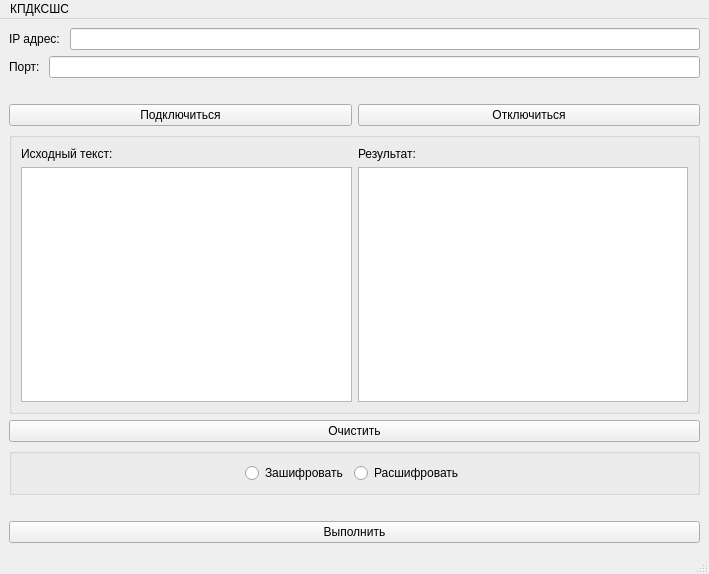
<?xml version="1.0" encoding="UTF-8"?>
<ui version="4.0">
 <class>MainWindow</class>
 <widget class="QMainWindow" name="MainWindow">
  <property name="geometry">
   <rect>
    <x>0</x>
    <y>0</y>
    <width>709</width>
    <height>574</height>
   </rect>
  </property>
  <property name="windowTitle">
   <string>MainWindow</string>
  </property>
  <widget class="QWidget" name="centralwidget">
   <layout class="QGridLayout" name="gridLayout">
    <item row="1" column="0">
     <layout class="QVBoxLayout" name="verticalLayout_6">
      <item>
       <widget class="QGroupBox" name="groupBox">
        <property name="title">
         <string/>
        </property>
        <layout class="QHBoxLayout" name="horizontalLayout_7">
         <item>
          <layout class="QVBoxLayout" name="verticalLayout_3">
           <item>
            <widget class="QLabel" name="label_original_text">
             <property name="text">
              <string>Исходный текст: </string>
             </property>
            </widget>
           </item>
           <item>
            <widget class="QPlainTextEdit" name="plainTextEdit_original_text"/>
           </item>
          </layout>
         </item>
         <item>
          <layout class="QVBoxLayout" name="verticalLayout_4">
           <item>
            <widget class="QLabel" name="label_result">
             <property name="text">
              <string>Результат: </string>
             </property>
            </widget>
           </item>
           <item>
            <widget class="QPlainTextEdit" name="plainTextEdit_result">
             <property name="readOnly">
              <bool>true</bool>
             </property>
            </widget>
           </item>
          </layout>
         </item>
        </layout>
       </widget>
      </item>
      <item>
       <widget class="QPushButton" name="pushButton_Clear">
        <property name="text">
         <string>Очистить</string>
        </property>
       </widget>
      </item>
      <item>
       <layout class="QVBoxLayout" name="verticalLayout_5">
        <item>
         <widget class="QGroupBox" name="groupBox_2">
          <property name="title">
           <string/>
          </property>
          <layout class="QHBoxLayout" name="horizontalLayout_8">
           <item>
            <spacer name="horizontalSpacer">
             <property name="orientation">
              <enum>Qt::Orientation::Horizontal</enum>
             </property>
             <property name="sizeHint" stdset="0">
              <size>
               <width>40</width>
               <height>20</height>
              </size>
             </property>
            </spacer>
           </item>
           <item>
            <widget class="QRadioButton" name="radioButton_Encrypt">
             <property name="text">
              <string>Зашифровать</string>
             </property>
            </widget>
           </item>
           <item>
            <widget class="QRadioButton" name="radioButton_Decrypt">
             <property name="text">
              <string>Расшифровать</string>
             </property>
            </widget>
           </item>
           <item>
            <spacer name="horizontalSpacer_2">
             <property name="orientation">
              <enum>Qt::Orientation::Horizontal</enum>
             </property>
             <property name="sizeHint" stdset="0">
              <size>
               <width>40</width>
               <height>20</height>
              </size>
             </property>
            </spacer>
           </item>
          </layout>
         </widget>
        </item>
        <item>
         <widget class="QLabel" name="label_Status_Action">
          <property name="text">
           <string/>
          </property>
         </widget>
        </item>
        <item>
         <widget class="QPushButton" name="pushButton_Perform">
          <property name="text">
           <string>Выполнить</string>
          </property>
         </widget>
        </item>
       </layout>
      </item>
     </layout>
    </item>
    <item row="0" column="0">
     <layout class="QHBoxLayout" name="horizontalLayout_2">
      <item>
       <layout class="QVBoxLayout" name="verticalLayout_2">
        <item>
         <layout class="QHBoxLayout" name="horizontalLayout_3">
          <item>
           <widget class="QLabel" name="label_Ip_addr">
            <property name="text">
             <string>IP адрес: </string>
            </property>
           </widget>
          </item>
          <item>
           <widget class="QLineEdit" name="lineEdit_Ip_addr"/>
          </item>
         </layout>
        </item>
        <item>
         <layout class="QHBoxLayout" name="horizontalLayout_4">
          <item>
           <widget class="QLabel" name="label_Port">
            <property name="text">
             <string>Порт: </string>
            </property>
           </widget>
          </item>
          <item>
           <widget class="QLineEdit" name="lineEdit_Port"/>
          </item>
         </layout>
        </item>
        <item>
         <layout class="QHBoxLayout" name="horizontalLayout_5">
          <item>
           <widget class="QLabel" name="label_Status">
            <property name="text">
             <string/>
            </property>
           </widget>
          </item>
         </layout>
        </item>
        <item>
         <layout class="QHBoxLayout" name="horizontalLayout_6">
          <item>
           <widget class="QPushButton" name="pushButton_Connect">
            <property name="text">
             <string>Подключиться</string>
            </property>
           </widget>
          </item>
          <item>
           <widget class="QPushButton" name="pushButton_Disconnect">
            <property name="text">
             <string>Отключиться</string>
            </property>
           </widget>
          </item>
         </layout>
        </item>
       </layout>
      </item>
     </layout>
    </item>
   </layout>
  </widget>
  <widget class="QMenuBar" name="menubar">
   <property name="geometry">
    <rect>
     <x>0</x>
     <y>0</y>
     <width>709</width>
     <height>22</height>
    </rect>
   </property>
   <widget class="QMenu" name="menu">
    <property name="title">
     <string>КПДКСШС</string>
    </property>
   </widget>
   <addaction name="menu"/>
  </widget>
  <widget class="QStatusBar" name="statusbar"/>
 </widget>
 <resources/>
 <connections/>
</ui>
